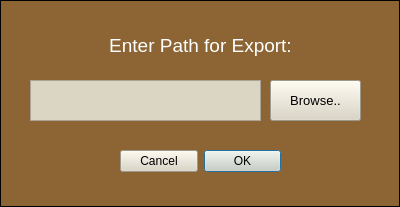
<?xml version="1.0" encoding="UTF-8"?>
<ui version="4.0">
 <class>ExportPathDialog</class>
 <widget class="QDialog" name="ExportPathDialog">
  <property name="geometry">
   <rect>
    <x>0</x>
    <y>0</y>
    <width>400</width>
    <height>207</height>
   </rect>
  </property>
  <property name="windowTitle">
   <string>Dialog</string>
  </property>
  <property name="styleSheet">
   <string notr="true">QPushButton {
	background-color: #dbd5c3;
}
QDialog { 
   border: 1px solid black;
    background-color: #8d6535;
}
QTextEdit {
	background-color: #dbd5c3;
}</string>
  </property>
  <widget class="QDialogButtonBox" name="buttonBox">
   <property name="geometry">
    <rect>
     <x>120</x>
     <y>150</y>
     <width>161</width>
     <height>23</height>
    </rect>
   </property>
   <property name="layoutDirection">
    <enum>Qt::RightToLeft</enum>
   </property>
   <property name="standardButtons">
    <set>QDialogButtonBox::Cancel|QDialogButtonBox::Ok</set>
   </property>
  </widget>
  <widget class="QTextEdit" name="pathInputText">
   <property name="geometry">
    <rect>
     <x>30</x>
     <y>80</y>
     <width>231</width>
     <height>41</height>
    </rect>
   </property>
   <property name="font">
    <font>
     <pointsize>12</pointsize>
     <weight>50</weight>
     <italic>false</italic>
     <bold>false</bold>
     <underline>false</underline>
     <kerning>true</kerning>
    </font>
   </property>
  </widget>
  <widget class="QLabel" name="pathLabel">
   <property name="geometry">
    <rect>
     <x>0</x>
     <y>30</y>
     <width>401</width>
     <height>31</height>
    </rect>
   </property>
   <property name="font">
    <font>
     <family>Arial</family>
     <pointsize>14</pointsize>
     <weight>50</weight>
     <italic>false</italic>
     <bold>false</bold>
     <underline>false</underline>
     <kerning>true</kerning>
    </font>
   </property>
   <property name="styleSheet">
    <string notr="true">QLabel {
	color: white;
}</string>
   </property>
   <property name="text">
    <string>Enter Path for Export:</string>
   </property>
   <property name="alignment">
    <set>Qt::AlignCenter</set>
   </property>
  </widget>
  <widget class="QPushButton" name="exportBrowsePathButton">
   <property name="geometry">
    <rect>
     <x>270</x>
     <y>80</y>
     <width>91</width>
     <height>41</height>
    </rect>
   </property>
   <property name="font">
    <font>
     <pointsize>10</pointsize>
     <weight>50</weight>
     <italic>false</italic>
     <bold>false</bold>
     <underline>false</underline>
     <kerning>true</kerning>
    </font>
   </property>
   <property name="text">
    <string>Browse..</string>
   </property>
  </widget>
 </widget>
 <resources/>
 <connections/>
</ui>
